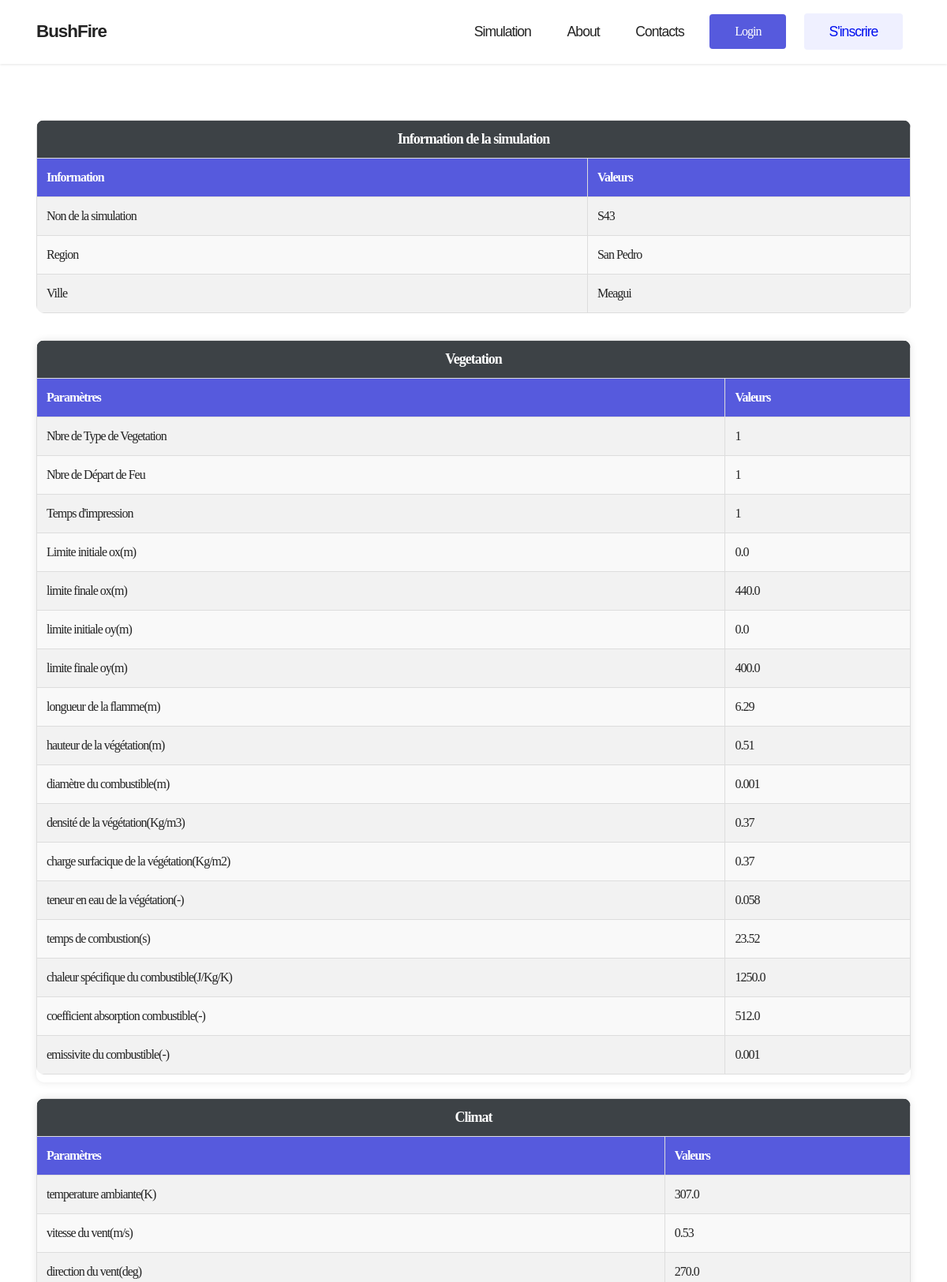
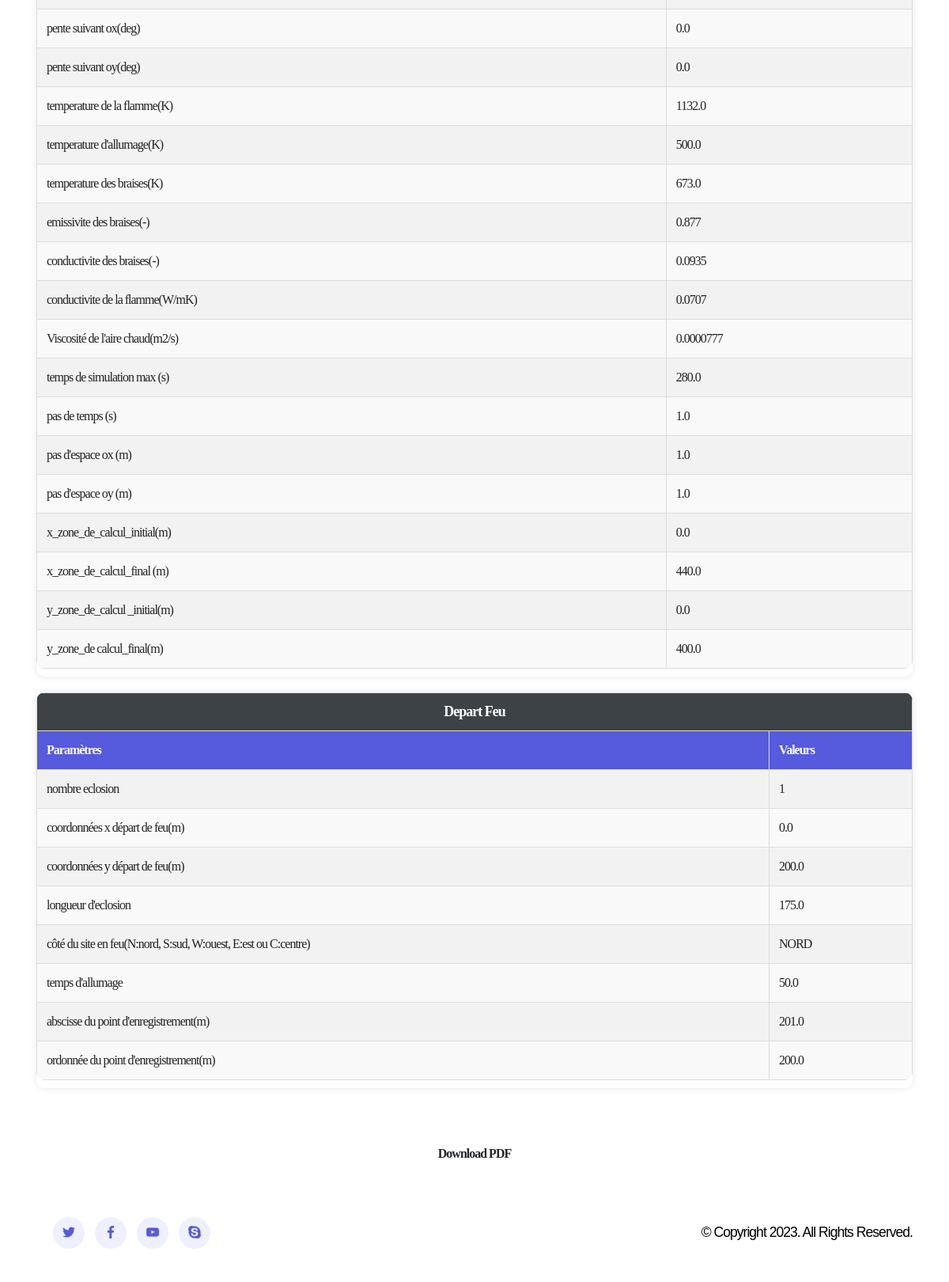
The app's page /simulation/35/ with its own data (2 pictures, top to bottom).
### simulation/models.py (models this page shows, shortened)
class Simulation(models.Model):
    typeVegetation = models.IntegerField(default=0)
    nbrDepartFeu = models.IntegerField(default=0)
    timp = models.IntegerField(default=0)
    x1veg = models.FloatField(default=0.0)
    x2veg = models.FloatField(default=0.0)
    y1veg = models.FloatField(default=0.0)
    y2veg = models.FloatField(default=0.0)
    hauteurFlamme = models.FloatField(default=0.0)
    hauteurFuelBed = models.FloatField(default=0.0)
    diametreFuelBed = models.FloatField(default=0.0)
    densiteFuelBed = models.FloatField(default=0.0)
    chargeSurface = models.FloatField(default=0.0)
    teneurEnEau = models.FloatField(default=0.0)
    timeCombustion = models.FloatField(default=0.0)
    chaleurSpecFeulBed = models.FloatField(default=0.0)
    absorptionFuelBed = models.FloatField(default=0.0)
    emissiviteFuelBed = models.FloatField(default=0.0)
    temperatureAir = models.FloatField(default=0.0)
    vitesseDuVent = models.FloatField(default=0.0)
    directionDuVen = models.FloatField(default=0.0)
    pentex = models.FloatField(default=0.0)
    pentey = models.FloatField(default=0.0)
    temperatureFlamme = models.FloatField(default=0.0)
    temperatureAllumage = models.FloatField(default=0.0)
    temperatureBrais = models.FloatField(default=0.0)
    emissiviteBraise = models.FloatField(default=0.0)
    conductiviteBraise = models.FloatField(default=0.0)
    conductiviteFlamme = models.FloatField(default=0.0)
    viscositeAirChau = models.FloatField(default=0.0)
    timeMax = models.FloatField(default=0.0)
    deltat = models.FloatField(default=0.0)
    deltax = models.FloatField(default=0.0)
    deltay = models.FloatField(default=0.0)
    xDebut = models.FloatField(default=0.0)
    xFin = models.FloatField(default=0.0)
    yDebut = models.FloatField(default=0.0)
    yFin = models.FloatField(default=0.0)
    nbEclosion = models.IntegerField(default=0)
    xEclosion = models.FloatField(default=0.0)
    yEclosion = models.FloatField(default=0.0)
    coteSiteFeu = models.CharField(default='', max_length=10)
    timeAllumage = models.FloatField(default=0.0)
    xenreg = models.FloatField(default=0.0)
    yenreg = models.FloatField(default=0.0)
    longueurEclosion = models.FloatField(default=0.0)
    graphic_urls = models.CharField(default='',max_length=10000)
    name = models.CharField(max_length=100)
    region = models.CharField(max_length=100, default='')
    ville = models.CharField(max_length=100, default='')
    created_on = models.DateTimeField(auto_now_add=True)
    updated_on = models.DateTimeField(auto_now=True)
    is_completed = models.BooleanField(default=False)
    user = models.ForeignKey(settings.AUTH_USER_MODEL, on_delete=models.CASCADE,
        related_name="simulation")
    class Meta:
        app_label = "simulation"
        db_table = "simulations"
        verbose_name = "simulation"
        verbose_name_plural = "simulations"

### simulation/views.py (the view)
# urls.py: path("simulation/<int:pk>/", detail_simulation, name="detail_simulation"),
def detail_simulation(request,pk):
    simulation = get_object_or_404(Simulation, pk=pk)
    return render(request, 'simulation/simulation_detail.html', {'simulation': simulation})

### simulation/templates/simulation/simulation_detail.html (shortened to what this page needs)
{% extends 'simulation/index.html' %}
{% block content %}
<div class="gallery_section layout_padding">
  <br><br><br>
  <div class="container">
    <div class="basic-info">
      <table>
        <thead>
          <tr>
            <th colspan="4" class="table-title">Information de la simulation</th>
          </tr>
          <tr>
            <th>Information</th>
            <th>Valeurs</th>
          </tr>
        </thead>
        <tbody>
          <tr>
            <td>Non de la simulation</td>
            <td>{{ simulation.name }}</td>
          </tr>
          <tr>
            <td>Region</td>
            <td>{{ simulation.region }}</td>
          </tr>
          <tr>
            <td>Ville</td>
            <td>{{ simulation.ville }}</td>
          </tr>
        </tbody>
      </table>
      <br>
    </div>
    <div class="row">
      <div class="col-sm-12">
        </head>
        <body>
          <div class="table-container">
            <table>
              <thead>
                <tr>
                  <th colspan="5" class="table-title">Vegetation</th>
                </tr>
                <tr>
                  <th>Paramètres</th>
                  <th>Valeurs</th>
                </tr>
              </thead>
              <tbody>
                <tr>
                  <td>Nbre de Type de Vegetation</td>
                  <td>{{ simulation.typeVegetation }}</td>
                </tr>
                <tr>
                  <td>Nbre de Départ de Feu</td>
                  <td>{{ simulation.nbrDepartFeu }}</td>
                </tr>
                <tr>
                  <td>Temps d'impression</td>
                  <td>{{ simulation.timp }}</td>
                </tr>
                <tr>
                  <td>Limite initiale ox(m)</td>
                  <td>{{ simulation.x1veg }}</td>
                </tr>
                <tr>
                  <td> limite finale ox(m)</td>
                  <td>{{ simulation.x2veg }}</td>
                </tr>
                <tr>
                  <td>limite initiale oy(m)</td>
                  <td>{{ simulation.y1veg }}</td>
                </tr>
                <tr>
                  <td>limite finale oy(m)
                  </td>
                  <td>{{ simulation.y2veg }}</td>
                </tr>
                <tr>
                  <td>longueur de la flamme(m)
                  </td>
                  <td>{{ simulation.hauteurFlamme }}</td>
                </tr>
                <tr>
                  <td>hauteur de la végétation(m)
                  </td>
                  <td>{{ simulation.hauteurFuelBed }}</td>
                </tr>
                <tr>
                  <td>diamètre du combustible(m)
                  </td>
                  <td>{{ simulation.diametreFuelBed }}</td>
                </tr>
                <tr>
                  <td>densité de la végétation(Kg/m3)
                  </td>
                  <td>{{ simulation.densiteFuelBed }}</td>
                </tr>
                <tr>
                  <td>charge surfacique de la végétation(Kg/m2)</td>
                  <td>{{ simulation.chargeSurface }}</td>
                </tr>
                <tr>
                  <td>teneur en eau de la végétation(-)
                  </td>
                  <td>{{ simulation.teneurEnEau }}</td>
                </tr>
                <tr>
                  <td>temps de combustion(s)
                  </td>
                  <td>{{ simulation.timeCombustion }}</td>
                </tr>
                <tr>
                  <td>chaleur spécifique du combustible(J/Kg/K)
                  </td>
                  <td>{{ simulation.chaleurSpecFeulBed }}</td>
                </tr>
                <tr>
                  <td>coefficient absorption combustible(-)
                  </td>
                  <td>{{ simulation.absorptionFuelBed }}</td>
                </tr>
                <tr>
                  <td>emissivite du combustible(-)
                  </td>
                  <td>{{ simulation.emissiviteFuelBed }}</td>
                </tr>
              </tbody>
            </table>
          </div>
          <div class="table-container">
            <table>
              <thead>
                <tr>
                  <th colspan="4" class="table-title">Climat</th>
                </tr>
                <tr>
                  <th>Paramètres</th>
                  <th>Valeurs</th>
                </tr>
              </thead>
              <tbody>
                <tr>
                  <td>temperature ambiante(K)</td>
                  <td>{{ simulation.temperatureAir }}</td>
                </tr>
                <tr>
                  <td>vitesse du vent(m/s) </td>
                  <td>{{ simulation.vitesseDuVent }}</td>
                </tr>
                <tr>
                  <td>direction du vent(deg)</td>
                  <td>{{ simulation.directionDuVen }}</td>
                </tr>
                <tr>
                  <td>pente suivant ox(deg)</td>
                  <td>{{ simulation.pentex }}</td>
                </tr>
                <tr>
                  <td>pente suivant oy(deg) </td>
                  <td>{{ simulation.pentey }}</td>
                </tr>
                <tr>
                  <td>temperature de la flamme(K)</td>
                  <td>{{ simulation.temperatureFlamme }}</td>
                </tr>
                <tr>
                  <td>temperature d'allumage(K)</td>
                  <td>{{ simulation.temperatureAllumage }}</td>
                </tr>
                <tr>
                  <td>temperature des braises(K)</td>
                  <td>{{ simulation.temperatureBrais }}</td>
                </tr>
                <tr>
                  <td>emissivite des braises(-) </td>
                  <td>{{ simulation.emissiviteBraise }}</td>
                </tr>
                <tr>
                  <td>conductivite des braises(-)
                  </td>
                  <td>{{ simulation.conductiviteBraise }}</td>
                </tr>
                <tr>
                  <td>conductivite de la flamme(W/mK)</td>
                  <td>{{ simulation.conductiviteFlamme }}</td>
                </tr>
                <tr>
                  <td>Viscosité de l'aire chaud(m2/s)</td>
                  <td>{{ simulation.viscositeAirChau }}</td>
                </tr>
                <tr>
                  <td>temps de simulation max (s)</td>
                  <td>{{ simulation.timeMax }}</td>
                </tr>
                <tr>
                  <td>pas de temps (s)</td>
                  <td>{{ simulation.deltat }}</td>
                </tr>
                <tr>
                  <td>pas d'espace ox (m)</td>
                  <td>{{ simulation.deltax }}</td>
                </tr>
                <tr>
                  <td>pas d'espace oy (m) </td>
                  <td>{{ simulation.deltay }}</td>
                </tr>
                <tr>
                  <td>x_zone_de_calcul_initial(m)</td>
                  <td>{{ simulation.xDebut }}</td>
                </tr>
                <tr>
                  <td>x_zone_de_calcul_final (m)</td>
                  <td>{{ simulation.xFin }}</td>
                </tr>
                <tr>
                  <td>y_zone_de_calcul _initial(m)</td>
                  <td>{{ simulation.yDebut }}</td>
                </tr>
                <tr>
                  <td>y_zone_de calcul_final(m)</td>
                  <td>{{ simulation.yFin }}</td>
                </tr>
              </tbody>
            </table>
          </div>
          <div class="table-container">
            <table>
              <thead>
                <tr>
                  <th colspan="4" class="table-title">Depart Feu</th>
                </tr>
                <tr>
                  <th>Paramètres</th>
                  <th>Valeurs</th>
                </tr>
              </thead>
              <tbody>
                <tr>
                  <td>nombre eclosion</td>
                  <td>{{ simulation.nbEclosion }}</td>
                </tr>
                <tr>
                  <td>coordonnées x départ de feu(m)</td>
                  <td>{{ simulation.xEclosion }}</td>
                </tr>
                <tr>
                  <td>coordonnées y départ de feu(m)</td>
                  <td>{{ simulation.yEclosion }}</td>
                </tr>
                <tr>
                  <td>longueur d'eclosion</td>
                  <td>{{ simulation.longueurEclosion }}</td>
                </tr>
                <tr>
                  <td>côté du site en feu(N:nord, S:sud, W:ouest, E:est ou C:centre)</td>
                  <td>{{ simulation.coteSiteFeu }}</td>
                </tr>
                <tr>
                  <td>temps d'allumage</td>
                  <td>{{ simulation.timeAllumage }}</td>
                </tr>
                <tr>
                  <td>abscisse du point d'enregistrement(m)</td>
                  <td>{{ simulation.xenreg }}</td>
                </tr>
                <tr>
                  <td>ordonnée du point d'enregistrement(m)</td>
                  <td>{{ simulation.yenreg }}</td>
                </tr>
              </tbody>
            </table>
          </div>
        </body>
      </div>
    </div>
  </div>
  <center><div class="loader"></div><br></center>
</div>
<center class="center-action">
{% if user == simulation.user %}
  <a class="btn btn-outlined" id="download">Telecharger en PDF</a>
  <a class="btn btn-secondary" href="{% url 'update_simulation' simulation.id %}">Modifier </a>
  <a class="btn btn-secondary" href="{% url 'delete_simulation' simulation.id %}">Supprimer</a>
  {% if simulation.is_completed %}
  <a href="{% url 'view_graphic' pk=simulation.pk %}">Voir la simulation</a>
  {% else %}
    <a class="btn btn-primary" id="sim" href="{% url 'simulate' pk=simulation.pk %}">Simuler</a>
  {% endif %}
{% else %}
  <a class="btn btn-outlined" id="download">Download PDF</a>
{% endif %}
</center>
{% endblock %}

### static/assets/theme/css/style.css (style rules this page uses)
body { font-style: normal; line-height: 1.5; font-weight: 400; color: #232323; position: relative; letter-spacing: -1px; }
section, .container, .container-fluid { position: relative; word-wrap: break-word; }
a { font-style: normal; font-weight: 400; cursor: pointer; }
a, a:hover { text-decoration: none; }
h1, h2, h3, h4, h5, h6, .display-1, .display-2, .display-4, .display-5, .display-7, span, p, a { line-height: 1; word-break: break-word; word-wrap: break-word; font-weight: 400; }
.btn { font-weight: 600; border-width: 1px; font-style: normal; margin: 0.6rem 0.6rem; white-space: normal; transition: all 0.2s ease-in-out; display: inline-flex; align-items: center; justify-content: center; word-break: break-word; }
.row { display: -webkit-flex; -webkit-flex-wrap: wrap; }
html, body { height: auto; min-height: 100vh; }
@media (min-width: 992px) { .container { padding-left: 16px; padding-right: 16px; } }
@media (min-width: 992px) { .row { margin-left: -16px; margin-right: -16px; } }
@media (min-width: 992px) { .row>[class*=col] { padding-left: 16px; padding-right: 16px; } }

### static/assets/mobirise/css/mbr-additional.css (style rules this page uses)
body { font-family: Kantumruy Pro; }
.btn { padding: 1rem 2.6rem; border-radius: 4px; }
a, a:hover { color: #565add; }
body { overflow-x: hidden; }
a { transition: color 0.6s; }

### simulation/templates/simulation/simulation_detail.html (style rules this page uses)
.table-container { margin-bottom: 20px; box-shadow: 0 0 10px rgba(0, 0, 0, 0.1); border-radius: 10px; overflow: hidden; }
table { width: 100%; border-collapse: collapse; margin-bottom: 10px; border-radius: 10px; overflow: hidden; }
th, td { border: 1px solid #ddd; padding: 12px; text-align: left; }
th { background-color: #565add; color: white; font-weight: bold; }
tbody tr:nth-child(even) { background-color: #f9f9f9; }
tbody tr:nth-child(odd) { background-color: #f2f2f2; }
.table-title { text-align: center; font-weight: bold; font-size: 18px; margin-bottom: 10px; background-color: #3d4246; color: white; padding: 10px; }

### records on screen
Simulation: name "S43", region "San Pedro", ville "Meagui", typeVegetation "1", nbrDepartFeu "1", timp "1", x1veg "0.0", x2veg "440.0", y1veg "0.0", y2veg "400.0", hauteurFlamme "6.29", hauteurFuelBed "0.51", diametreFuelBed "0.001", densiteFuelBed "0.37", chargeSurface "0.37", teneurEnEau "0.058", timeCombustion "23.52", chaleurSpecFeulBed "1250.0", absorptionFuelBed "512.0", emissiviteFuelBed "0.001", temperatureAir "307.0", vitesseDuVent "0.53", directionDuVen "270.0", pentex "0.0", pentey "0.0", temperatureFlamme "1132.0", temperatureAllumage "500.0", temperatureBrais "673.0", emissiviteBraise "0.877", conductiviteBraise "0.0935", conductiviteFlamme "0.0707", viscositeAirChau "0.0000777", timeMax "280.0", deltat "1.0", deltax "1.0", deltay "1.0", xDebut "0.0", xFin "440.0", yDebut "0.0", yFin "400.0", nbEclosion "1", xEclosion "0.0", yEclosion "200.0", longueurEclosion "175.0", coteSiteFeu "NORD", timeAllumage "50.0", xenreg "201.0", yenreg "200.0"
